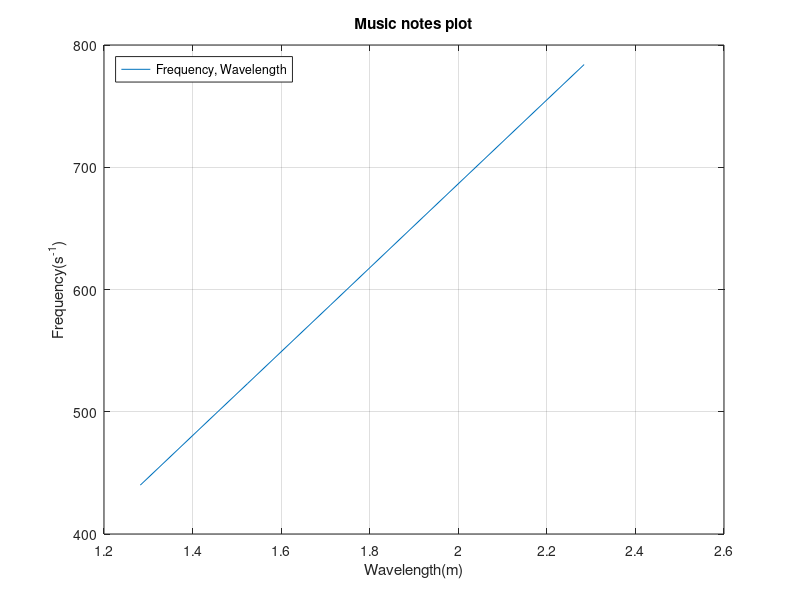

The MATLAB script that drew this image:
frequency = [440.0; 493.9; 523.2; 587.3; 659.3;  698.5; 784.0;];

wavelength =  [0.7800; 0.6949; 0.6559; 0.5843; 0.5206; 0.4914; 0.4378;];

reciporcal = 1 ./wavelength;

display(frequency);

display(wavelength);

display(reciporcal);

plot(reciporcal,frequency);

title('Music notes plot')

xlabel('Wavelength(m)')

ylabel('Frequency(s^-^1)')

legend('Frequency, Wavelength','location','northwest')

grid on







